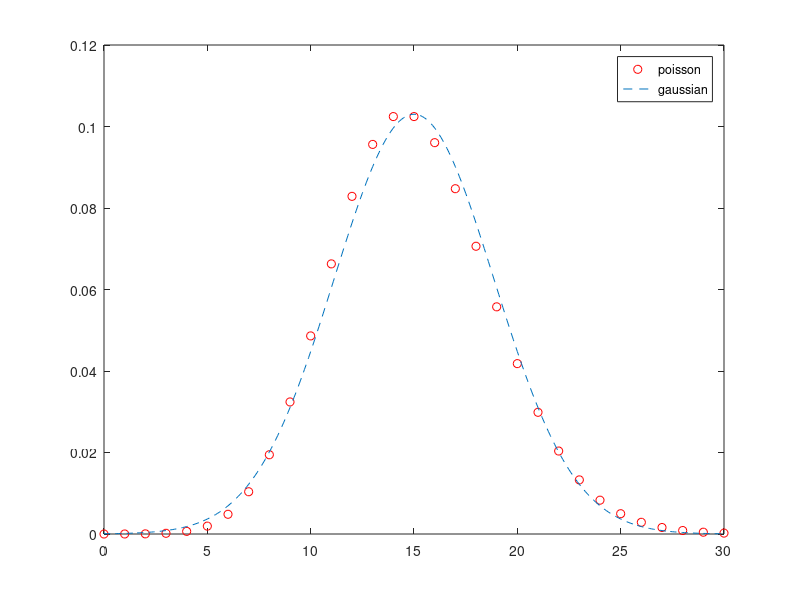
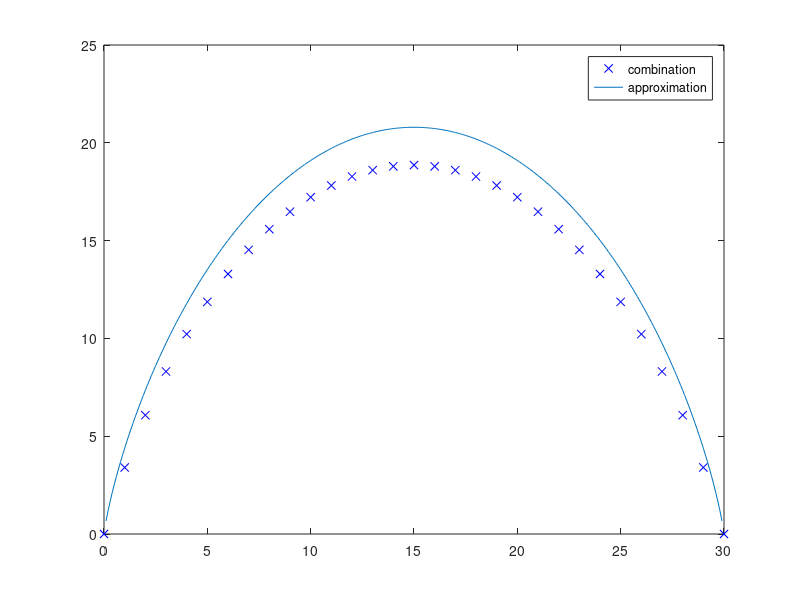

Reproduce these figures in MATLAB, in order.
%% x! and (N, r) approximation
clc
clear
close

x =   0:30;
x2 = 0:0.1:30;
x3 = 0:30;
x4 = 0:0.1:30;

poisson = zeros(length(x), 1);
gaussian = zeros(length(x2), 1);
combination = zeros(length(x3), 1);
com_approx = zeros(length(x4), 1);
index(1:4, 1) = 1;


for i = x
    poisson(index(1),1) = (exp(-15)*15.^(i))/(factorial(i));
    index(1) =  index(1) + 1;
end

for j = x2
    gaussian(index(2), 1) = 1/sqrt(2*pi*15)*exp(-((j-15)^2/30));
    index(2) = index(2) + 1;
end

for k = x3
    combination(index(3), 1) = log(factorial(30)/(factorial(30-k)*factorial(k)))
    index(3) = index(3) + 1;
end

for z = x4
    com_approx(index(4), 1) = (30-z)*log(30/(30-z))+z*log(30/z) %- 1/2*log(2*pi*z*(30-z)/30);
    index(4) = index(4) + 1;
end

figure(1),plot(x, poisson, 'ro')
hold on
plot(x2, gaussian, '--')
axis([0 30 0 0.12])
legend('poisson', 'gaussian')

figure(2), plot(x3, combination, 'bx');
hold on
plot(x4, com_approx);
legend('combination', 'approximation')

